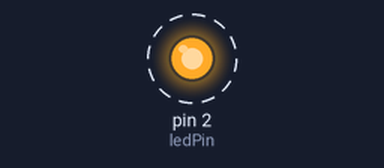
Simulated run of this sketch. Board: Arduino Uno, built with avr-gcc and run on an emulated ATmega328P. On the bench: output pins drawn as LEDs (lit = HIGH). Dashed ring = blinking. What the sketch prints to the serial monitor is not drawn.

Above: at 0.5 s.
Timing chart, 0 to 4.6 s (numbered marks = the images above):
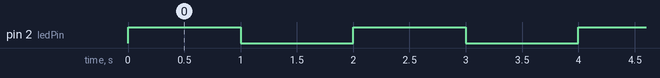

Measured:
- by itself, pin 2 (ledPin): alternates HIGH for 1.0 s and LOW for 1.0 s

The sketch:

FirstProgramTestPCB.ino
```cpp
const int ledPin = 2;

void setup() {
  // put your setup code here, to run once:
    pinMode(ledPin, OUTPUT);

    Serial.begin( 115200 );


}

void loop() {
  // put your main code here, to run repeatedly:

  // Turn the LED on
  digitalWrite(ledPin, HIGH);
  delay(1000); // Wait for 1 second

  // Turn the LED off
  digitalWrite(ledPin, LOW);
  delay(1000); // Wait for 1 second

  Serial.println("We are here");

}
```
